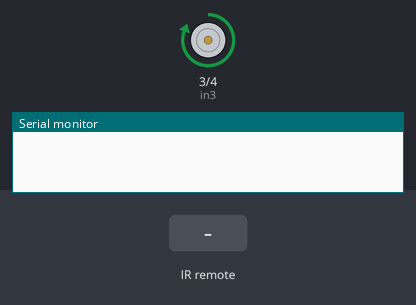
Bench run of a sketch on a simulated Arduino Mega 2560, built with avr-gcc and run on an emulated ATmega2560. On the bench: motor-driver pin pairs drawn as motors (green arrow = first pin HIGH = forward, orange = second pin HIGH = backward, longer = more drive, scaled by the enable pin), the last lines printed to the serial monitor. Inputs (shaded band) come from the test bench.

Above: at 1.2 s.
1.3 s: infrared code 0x43 received
At 3.3 s:
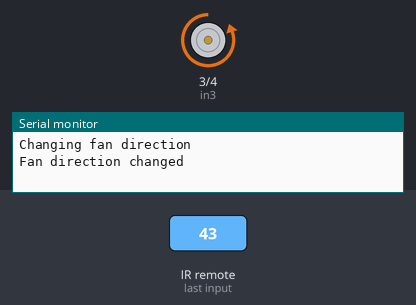
3.8 s: infrared code 0x44 received
At 4.76 s:
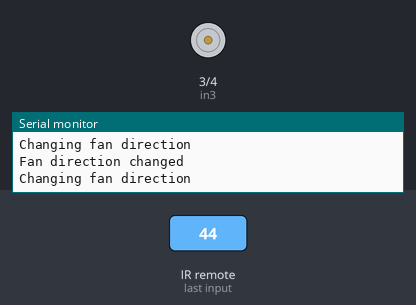
6.3 s: infrared code 0x07 received
At 7.5 s:
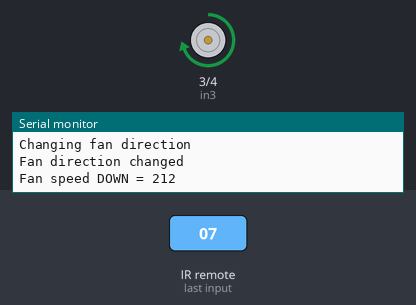
7.8 s: infrared code 0x09 received
At 8.7 s:
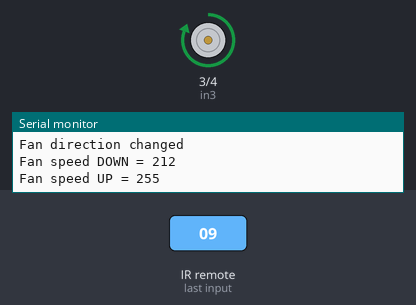
Timing chart, 0 to 10.3 s (numbered marks = the images above; inputs shaded):
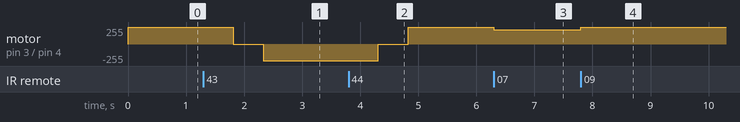

The sketch:

ir_and_motor_test.ino
```cpp
// Test Arduino code for IR receiver

#include <IRremote.h>

const int ir_recv_pin = 40;     // Connected to digital signal pin on IR diode

// Motor pins
const int enB = 5;
const int in3 = 3;
const int in4 = 4;

// Global variables for fan info
// Note: Fan speeds are non-linear - Minimum speed appears to be around 128
// 128 - 255 will be the valid range
int fanSpeed = 255;
// Fan Direction Clockwise
bool fanDirCw = true;

void fanIncreaseSpeed()
{
    switch (fanSpeed)
    {
        // 0% up to 25%
        case 0:
            fanSpeed = 128;
            analogWrite(enB, fanSpeed);
            break;

        // 25% up to 50%
        case 128:
            fanSpeed = 170;
            analogWrite(enB, fanSpeed);
            break;

        // 50% up to 75%
        case 170:
            fanSpeed = 212;
            analogWrite(enB, fanSpeed);
            break;

        // 75% up to 100%
        case 212:
            fanSpeed = 255;
            analogWrite(enB, fanSpeed);
            break;

        // Max speed
        case 255:
            fanSpeed = 255;
            break;

        // Catch all, reset to 50%
        default:
            fanSpeed = 170;
            break;
    }
}

void fanDecreaseSpeed()
{
    switch (fanSpeed)
    {
        // Off
        case 0:
            fanSpeed = 0;
            break;

        // 25% down to 0%
        case 128:
            fanSpeed = 0;
            analogWrite(enB, fanSpeed);
            break;

        // 50% down to 25%
        case 170:
            fanSpeed = 128;
            analogWrite(enB, fanSpeed);
            break;

        // 75% down to 50%
        case 212:
            fanSpeed = 170;
            analogWrite(enB, fanSpeed);
            break;

        // 100% down to 75%
        case 255:
            fanSpeed = 212;
            analogWrite(enB, fanSpeed);
            break;

        // Catch all, reset to 50%
        default:
            fanSpeed = 170;
            break;
    }
}

void fanChangeDirection()
{
    int i;

    // Change clockwise to counter clockwise
    if (fanDirCw)
    {
        // Need to stop the motor first to be safe
        for (i = fanSpeed; i > 0; i--)
        {
            analogWrite(enB, i);
            delay(2);
        }

        // Switch motor directions
        analogWrite(enB, 0);
        digitalWrite(in3, LOW);
        digitalWrite(in4, HIGH);
        delay(5);

        // Now spool motor back up
        for (i = 0; i < fanSpeed; i++)
        {
            analogWrite(enB, i);
            delay(2);
        }

        fanDirCw = false;
    }
    else
    {
        // Need to stop the motor first to be safe
        for (i = fanSpeed; i > 0; i--)
        {
            analogWrite(enB, i);
            delay(2);
        }

        // Switch motor directions
        analogWrite(enB, 0);
        digitalWrite(in3, HIGH);
        digitalWrite(in4, LOW);
        delay(5);

        // Now spool motor back up
        for (i = 0; i < fanSpeed; i++)
        {
            analogWrite(enB, i);
            delay(2);
        }

        fanDirCw = true;
    }
}

void setup()
{
    Serial.begin(115200);

    // Set all the motor control pins to outputs
    pinMode(enB, OUTPUT);
    pinMode(in3, OUTPUT);
    pinMode(in4, OUTPUT);

    // Set motor to clockwise, max speed by default
    digitalWrite(in3, HIGH);
    digitalWrite(in4, LOW);
    analogWrite(enB, fanSpeed);

    // Enable IR receiver
    IrReceiver.begin(ir_recv_pin, ENABLE_LED_FEEDBACK);
}

void loop()
{
    if (IrReceiver.decode())
    {
        switch(IrReceiver.decodedIRData.command)
        {
            // Can be used to lower fan speed
            case 0x07:
                fanDecreaseSpeed();
                Serial.print("Fan speed DOWN = ");
                Serial.println(fanSpeed);
                break;

            // Can be used to raise fan speed
            case 0x09:
                fanIncreaseSpeed();
                Serial.print("Fan speed UP = ");
                Serial.println(fanSpeed);
                break;

            // Can be used to switch fan direction
            case 0x43:
                Serial.println("Changing fan direction");
                fanChangeDirection();
                Serial.println("Fan direction changed");
                break;

            // Can also be used to switch fan direction
            case 0x44:
                Serial.println("Changing fan direction");
                fanChangeDirection();
                Serial.println("Fan direction changed");
                break;

            // Catch all - do nothing
            default:
              Serial.println("Other");
              break;
        }
        Serial.println();

        // Perform a short delay to "debounce" the input
        delay(100);

        IrReceiver.resume();
    }
}

// FOR REFERENCE
//
//    BUTTON    | RAW DATA  | decodedIrData.command
//--------------|-----------|-------------------------
//    Power     | BA45FF00  |           0x45
//    Vol+      | B946FF00  |           0x46
//    Vol-      | EA15FF00  |           0x15
//  Fast Back   | BB44FF00  |           0x44
//  Play/Pause  | BF40FF00  |           0x40
//  Fast Forw.  | BC43FF00  |           0x43
//    Down      | F807FF00  |           0x07
//     Up       | F609FF00  |           0x09
//    Func      | B847FF00  |           0x47
//     EQ       | E619FF00  |           0x19
//  St/Rept     | F20DFF00  |           0x0D
//      0       | E916FF00  |           0x16
//      1       | F30CFF00  |           0x0C
//      2       | E718FF00  |           0x18
//      3       | A15EFF00  |           0x5E
//      4       | F708FF00  |           0x08
//      5       | E31CFF00  |           0x1C
//      6       | A55AFF00  |           0x5A
//      7       | BD42FF00  |           0x42
//      8       | AD52FF00  |           0x52
//      9       | B54AFF00  |           0x4A
```

Measured:
- after the input at 1.3 s, motor on pin 3 (in3) / pin 4 (in4): forward 255/255 → stopped after 0.51 s, → backward 254/255 0.52 s later
- after the input at 3.8 s, motor on pin 3 (in3) / pin 4 (in4): backward 254/255 → stopped after 0.51 s, → forward 254/255 0.52 s later
- after the input at 6.3 s, motor on pin 3 (in3) / pin 4 (in4): forward 254/255 → forward 212/255 at once
- after the input at 7.8 s, motor on pin 3 (in3) / pin 4 (in4): forward 212/255 → forward 255/255 at once
